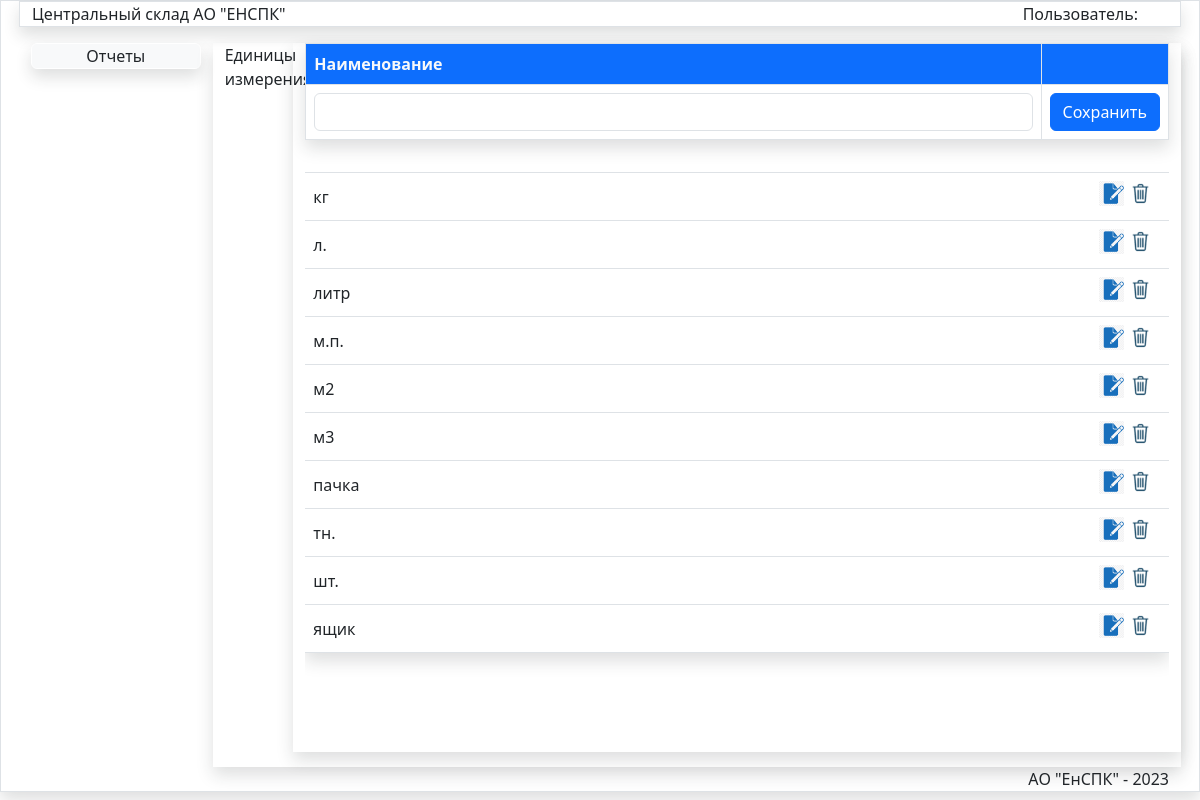
The app's page /unit/, older data.
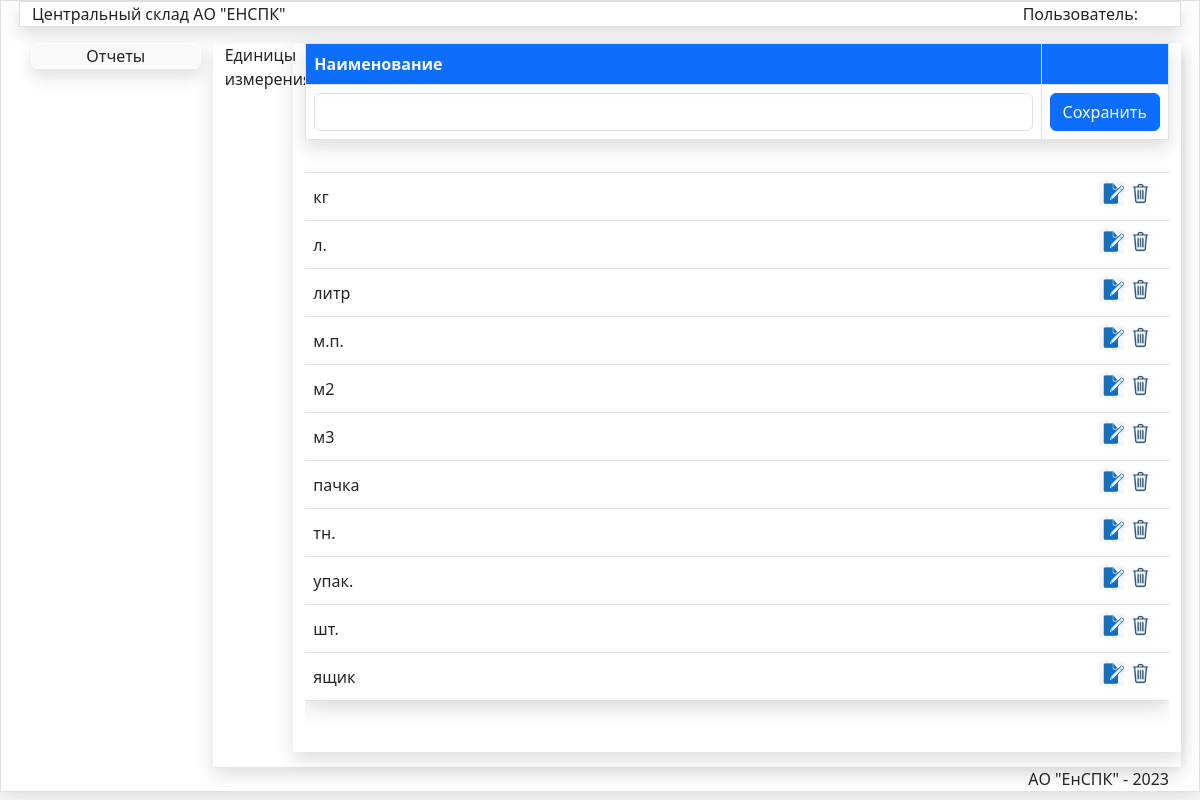
The same page, newer data.
### store/models.py (models this page shows, shortened)
class Unit(models.Model):
    title = models.CharField(max_length=100,verbose_name='Наименование',unique=True)
    class Meta:
        verbose_name='Единица измерения'
        verbose_name_plural='Единицы измерения'
        ordering=['title',]

### store/views.py (the view)
# urls.py: path('unit/', UnitList, name='UnitList'),
def UnitList(request):
   unit = Unit.objects.all()
   form=UnitForm()
   return render(request,'store/spr/SprList.html',{'title':"Единицы измерения",
   'unit':unit,'form':form,'pic_label':'Единицы измерения','url_name': reverse('SprSave'),
   'url_delete': reverse('SprDelete'),'url_update':reverse('SprUpdate')})

### store/forms.py
class UnitForm(forms.ModelForm):
   class Meta:
      model = Unit
      fields = ['title']
      widgets = {
      'title': forms.TextInput(attrs={'class':'form-control','id':'idtitle'}),
      }

### store/templates/store/spr/SprList.html (shortened to what this page needs)
{% extends 'store/menu.html' %}
{% load static %}
{% block DataArea %}
<div class="row">
    <div class="col-md-1  ">{{pic_label}}</div>
<div class="col-md-11 mx-auto shadow">
 <table class="table shadow table-bordered table-hover" >
  <thead class="bg-primary text-light">
  <th style="width:90%">Наименование</th>
    <th style="width:10%"></th>
  </thead>
  <tr><td>
 <form action={{url_name}} method="post" id="postspr-form">{% csrf_token %}
 <input type="hidden" name="unit_id " id="unit_id">{{ form.title}} </td>
<td>
 <button type="submit" class="btn btn-primary " id="savebtn" >Сохранить</button></td>
</tr>
</table>
<div class="scrolltable">
<table class="table shadow table-hover ">
  <thead >
  <th style="width:90%"></th>
    <th style="width:10%"></th>
  </thead>
<tbody id="tbody">
{% for item in unit %}
<tr>
<td  class="align-middle">{{item.title}}</td>
<td class="text-center align-middle text-end" ><input data-sid="{{item.pk}}" data-update="{{url_update}}" value="Update" type="image" class="btn-update" src="{% static '/images/edit2.png' %}" width="25px" >
<input data-sid="{{item.pk}}" data-del="{{url_delete}}" class="btn-del " value="Delete" type="image" src="{% static '/images/del.png' %}" width="25px"> </td>
</tr>
{% endfor %}
</tbody>
</table>
</div>
</div>
</div>
{% endblock DataArea %}

Row changes from the older to the newer data that the page shows:
added Unit: title "упак."
